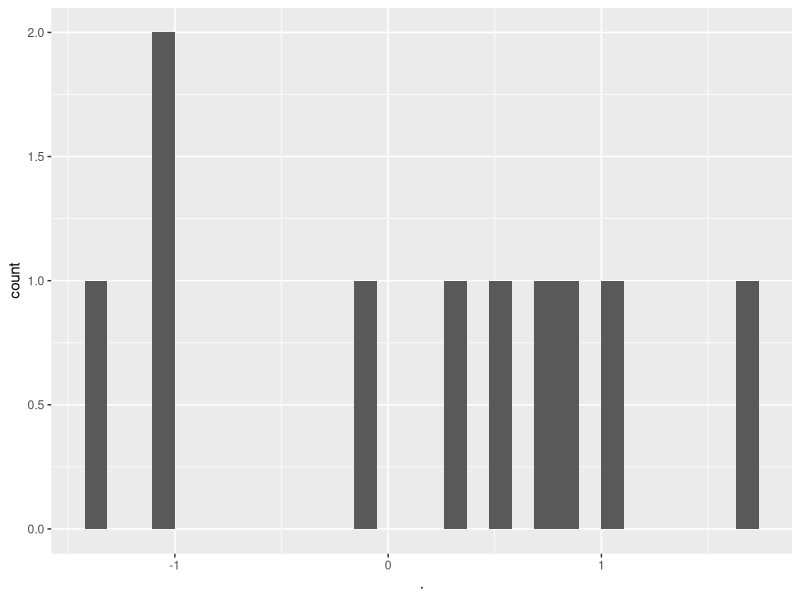
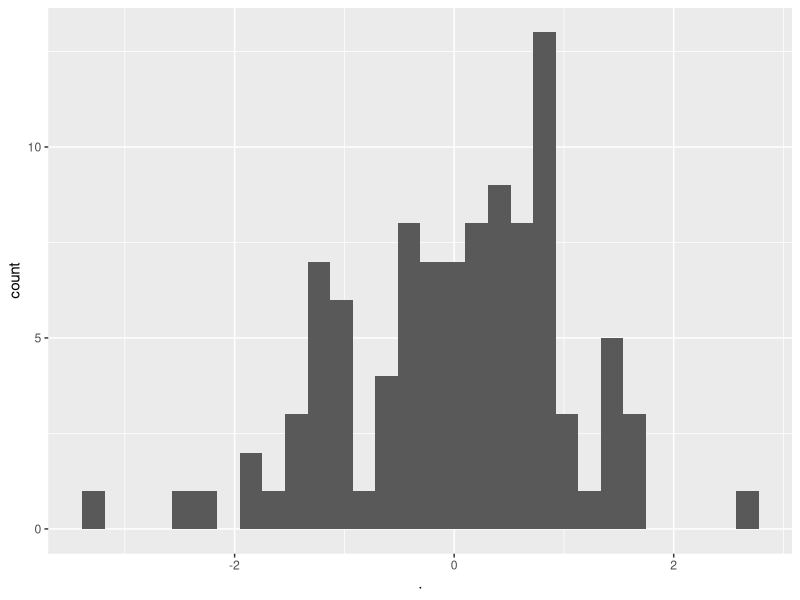
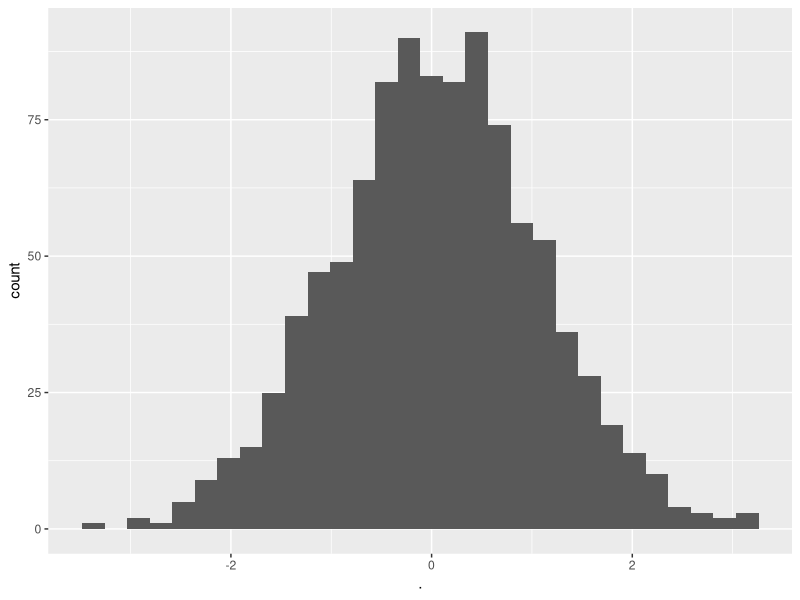
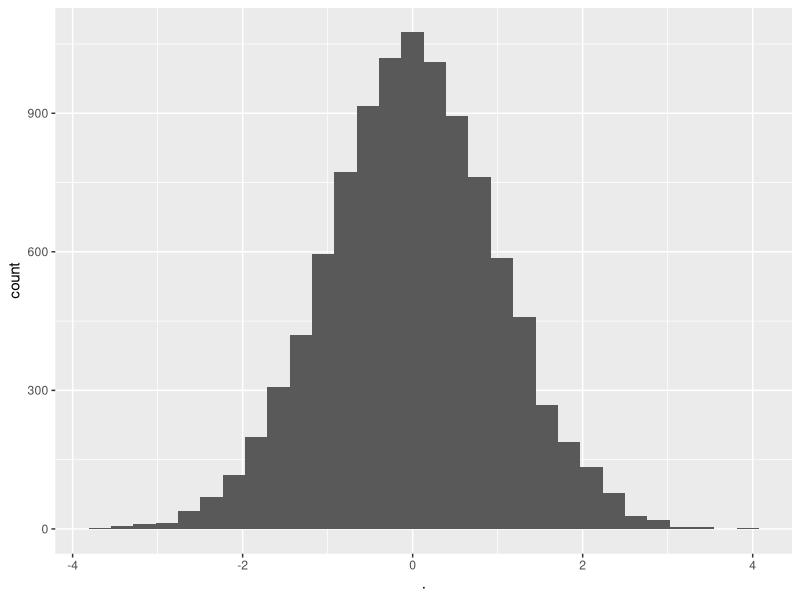
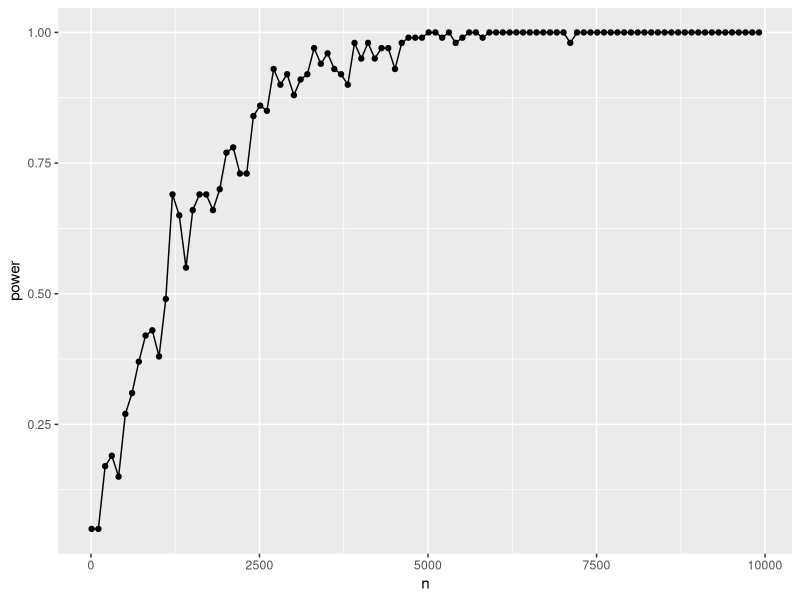

Recreate these plots in R, in order.
library(tidyverse)

#### Normal distribution

rnorm(n=1 , mean=0, sd=1)

rnorm(n=10 , mean=0, sd=1)

rnorm(n=10 , mean=0, sd=1) %>% 
  as.data.frame() %>%
  ggplot(aes(x=.)) + geom_histogram()

rnorm(n=100 , mean=0, sd=1) %>% 
  as.data.frame() %>%
  ggplot(aes(x=.)) + geom_histogram()

rnorm(n=1000 , mean=0, sd=1) %>% 
  as.data.frame() %>%
  ggplot(aes(x=.)) + geom_histogram()

rnorm(n=10000 , mean=0, sd=1) %>% 
  as.data.frame() %>%
  ggplot(aes(x=.)) + geom_histogram()

##### simulations of power analysis
##### First try n = 15

rnorm(n=15 , mean=1.2, sd=2.5) -> lower
rnorm(n=15 , mean=1.0, sd=2.3) -> upper

t.test(lower, upper)

##### Lets run 100 iterations of this test, by repeting the sampling process
out=c()
for(i in 1:100){
  
  rnorm(n=30 , mean=1.2, sd=2.5) -> lower
  rnorm(n=30 , mean=1.0, sd=2.3) -> upper
  
  t.test(lower, upper) -> tmp.out

  out[i] = tmp.out$p.value
}

sum(out < 0.05)/100

#####
##### A power analyses 

n=seq(from=10, to = 10000, by = 100)

out.N=c()
for(k in 1:length(n)){
  out=c()
for(i in 1:100){
  
  rnorm(n=n[k] , mean=1.2, sd=2.5) -> lower
  rnorm(n=n[k] , mean=1.0, sd=2.3) -> upper
  
  t.test(lower, upper) -> tmp.out
  
  out[i] = tmp.out$p.value
}
  
  out.N[k] = sum(out < 0.05)/100
}

data.frame(n=n,
           power=out.N) %>%
ggplot(aes(
  x=n,
  y=power
)) + geom_line() + geom_point()

